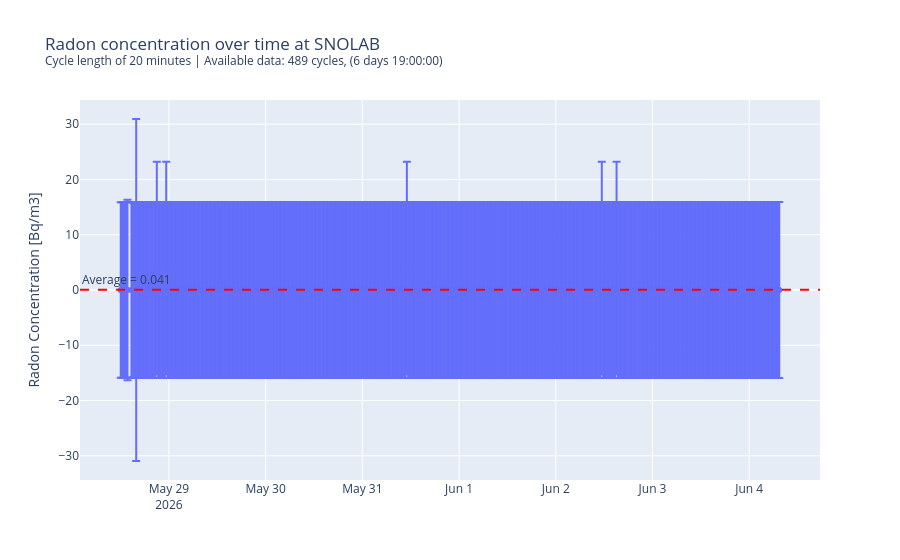

Write notebook code for a chart like this one.
### Markdown cell above
## Plotting data

### Code cell
# Grab your data and column names dynamically
datetime_name = rad_conc_df.columns[0]
radon_col_name = rad_conc_df.columns[1]
uncertainty_col_name = rad_conc_df.columns[2]
avg_rad_conc = rad_conc_df[radon_col_name].mean().round(3)

# Create the interactive scatter plot
# We pass the full dataframe and use column names as strings.
fig = px.scatter(
    rad_conc_df,
    x=datetime_name, 
    y=radon_col_name,
    error_y=uncertainty_col_name,
    title=(
        f"Radon concentration over time at SNOLAB<br>"
        f"<sup>Cycle length of 20 minutes | Available data: {non_nan_count} cycles, ({data_time})</sup>"),
    labels={
        datetime_name: ""
    }
)

# Add the horizontal average line
fig.add_hline(
    y=avg_rad_conc, 
    line_dash="dash", 
    line_color="red",
    annotation_text=f"Average = {avg_rad_conc}", 
    annotation_position="top left"
)

# Display the interactive plot, and save as html object (you can double click to open it in any browser)
# fig.update_xaxes(tickangle=-45)
fig.write_html("concentration_time_series_plot.html")
fig.show()

### Figure 1 — Plotly figure (JSON) as saved in the notebook; plotly's stock layout.template omitted (floating-point values rounded to 4 significant figures; data arrays with more than 128 entries replaced by an {"elided": "..."} marker saying what was removed)
{"data": [{"error_y": {"array": {"elided": "492 float values"}}, "hovertemplate": "=%{x}<br>Radon Concentration [Bq/m3]=%{y}<extra></extra>", "legendgroup": "", "marker": {"color": "#636efa", "symbol": "circle"}, "mode": "markers", "name": "", "orientation": "v", "showlegend": false, "type": "scatter", "x": {"elided": "492 str values"}, "xaxis": "x", "y": {"elided": "492 float values"}, "yaxis": "y"}], "layout": {"annotations": [{"showarrow": false, "text": "Average = 0.041", "x": 0, "xanchor": "left", "xref": "x domain", "y": 0.041, "yanchor": "bottom", "yref": "y"}], "legend": {"tracegroupgap": 0}, "shapes": [{"line": {"color": "red", "dash": "dash"}, "type": "line", "x0": 0, "x1": 1, "xref": "x domain", "y0": 0.041, "y1": 0.041, "yref": "y"}], "title": {"text": "Radon concentration over time at SNOLAB<br><sup>Cycle length of 20 minutes | Available data: 489 cycles, (6 days 19:00:00)</sup>"}, "xaxis": {"anchor": "y", "domain": [0, 1], "title": {"text": ""}}, "yaxis": {"anchor": "x", "domain": [0, 1], "title": {"text": "Radon Concentration [Bq/m3]"}}}}
